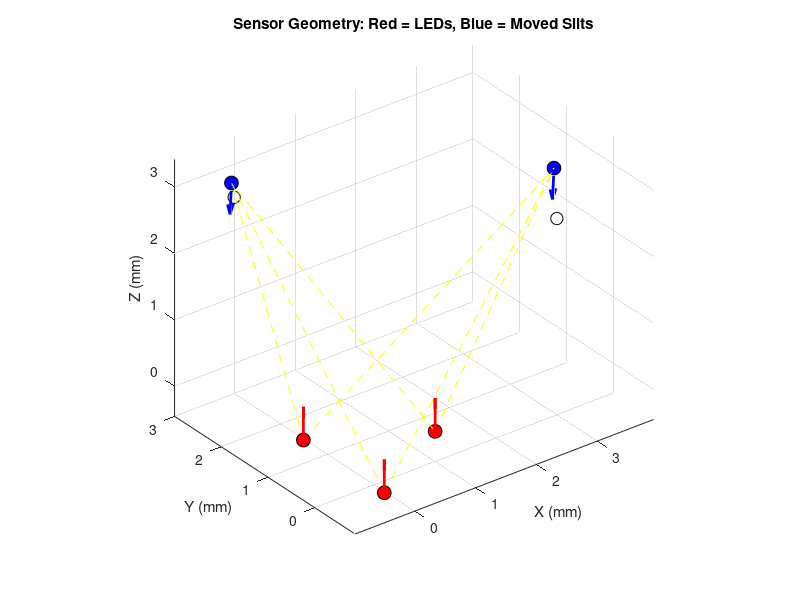

Write the MATLAB code that produced this figure.
% -------------------------------------------------------------------------
% Simplified 6DoF Optical Sensor Model (No Internal Reflections)
% -------------------------------------------------------------------------
clear; clc; close all;

%% 1. PARAMETERS TO VARY
% --- Geometrical Parameters (mm) ---
R_led = 1.0;        % Radius where the 3 LEDs are placed from center
R_slit = 3.0;       % Radius where the 2 slits are placed (Drive this to test 7mm vs 10mm PCB)
Z_gap_nom = 2.5;    % Nominal vertical gap between bottom and top plate

% --- Optical Parameters ---
I0 = 1000;          % Peak axial luminous intensity of the LED (arbitrary units)
half_angle = 30;    % LED half-intensity viewing angle in degrees (determines beam width)
m = -log(2) / log(cosd(half_angle)); % Lambertian mode order

% --- 6DoF TOP PLATE MOVEMENT (Test your poses here!) ---
tx = 0.5;   % X Translation (mm)
ty = -0.2;  % Y Translation (mm)
tz = 0.2;   % Z Translation relative to nominal gap (mm)
rx = 5;     % Roll around X-axis (degrees)
ry = -3;    % Pitch around Y-axis (degrees)
rz = 15;    % Yaw around Z-axis (degrees)

%% 2. DEFINE BASE GEOMETRY (Static Bottom Plate)
% 3 LEDs placed 120 degrees apart on the bottom plate facing UP (+Z)
theta_leds = [0, 120, 240] * pi/180;
led_pos = [R_led*cos(theta_leds); R_led*sin(theta_leds); zeros(1,3)];
led_normals = repmat([0; 0; 1], 1, 3); % All pointing straight up

% 2 Slits (e.g., one 'vertical', one 'horizontal' axis) on the Top Plate facing DOWN (-Z)
theta_slits = [0, 90] * pi/180; 
slit_pos_nominal = [R_slit*cos(theta_slits); R_slit*sin(theta_slits); Z_gap_nom*ones(1,2)];
slit_normals_nominal = repmat([0; 0; -1], 1, 2); % Facing straight down

%% 3. APPLY 6DoF TRANSFORMATION TO TOP PLATE
% Create Rotation Matrices
Rx = [1 0 0; 0 cosd(rx) -sind(rx); 0 sind(rx) cosd(rx)];
Ry = [cosd(ry) 0 sind(ry); 0 1 0; -sind(ry) 0 cosd(ry)];
Rz = [cosd(rz) -sind(rz) 0; sind(rz) cosd(rz) 0; 0 0 1];
R = Rz * Ry * Rx; % Combined rotation matrix

% Translation Vector
T = [tx; ty; tz];

% Move the slits
slit_pos_moved = zeros(3,2);
slit_normals_moved = zeros(3,2);
for i = 1:2
    % Rotate and Translate positions
    % Note: rotation is applied relative to the center [0;0;Z_gap_nom]
    centered_pos = slit_pos_nominal(:,i) - [0; 0; Z_gap_nom];
    slit_pos_moved(:,i) = (R * centered_pos) + [0; 0; Z_gap_nom] + T;
    
    % Rotate normals
    slit_normals_moved(:,i) = R * slit_normals_nominal(:,i);
end

%% 4. CALCULATE OPTICAL IRRADIANCE AT SLITS
% Initialize brightness readings for the 2 slits
slit_brightness = [0, 0]; 

for s = 1:2 % Loop through each slit
    for L = 1:3 % Loop through each LED contributing light to that slit
        
        % Vector from LED to Slit
        v = slit_pos_moved(:,s) - led_pos(:,L);
        r = norm(v); % Distance
        v_dir = v / r; % Normalized direction vector
        
        % Emission Angle (theta): Angle between LED normal and light ray
        cos_theta = dot(led_normals(:,L), v_dir);
        
        % Incidence Angle (phi): Angle between Slit normal and incoming light ray
        cos_phi = dot(slit_normals_moved(:,s), -v_dir);
        
        % Only calculate if light is actually hitting the front of the slit
        % and emitting from the front of the LED
        if cos_theta > 0 && cos_phi > 0
            % The core radiometric equation
            irradiance = (I0 * (cos_theta^m) / (r^2)) * cos_phi;
            slit_brightness(s) = slit_brightness(s) + irradiance;
        end
    end
end

%% 5. OUTPUT & VISUALIZATION
fprintf('--- Simulation Results ---\n');
fprintf('Slit 1 (0 deg) Brightness:  %.2f\n', slit_brightness(1));
fprintf('Slit 2 (90 deg) Brightness: %.2f\n', slit_brightness(2));

% Plotting the Setup
figure('Name', '6DoF Sensor Geometry', 'Color', 'w'); hold on; grid on; axis equal;
view(3); xlabel('X (mm)'); ylabel('Y (mm)'); zlabel('Z (mm)');

% Plot LEDs
scatter3(led_pos(1,:), led_pos(2,:), led_pos(3,:), 100, 'r', 'filled', 'MarkerEdgeColor', 'k');
for i=1:3, quiver3(led_pos(1,i), led_pos(2,i), led_pos(3,i), led_normals(1,i), led_normals(2,i), led_normals(3,i), 0.5, 'r', 'LineWidth', 2); end

% Plot Slits (Nominal - transparent)
scatter3(slit_pos_nominal(1,:), slit_pos_nominal(2,:), slit_pos_nominal(3,:), 80, 'k');

% Plot Slits (Moved)
scatter3(slit_pos_moved(1,:), slit_pos_moved(2,:), slit_pos_moved(3,:), 100, 'b', 'filled', 'MarkerEdgeColor', 'k');
for i=1:2, quiver3(slit_pos_moved(1,i), slit_pos_moved(2,i), slit_pos_moved(3,i), slit_normals_moved(1,i), slit_normals_moved(2,i), slit_normals_moved(3,i), 0.5, 'b', 'LineWidth', 2); end

% Draw light rays from LEDs to Slits
for s = 1:2
    for L = 1:3
        plot3([led_pos(1,L), slit_pos_moved(1,s)], [led_pos(2,L), slit_pos_moved(2,s)], [led_pos(3,L), slit_pos_moved(3,s)], 'y--', 'LineWidth', 0.5);
    end
end
title('Sensor Geometry: Red = LEDs, Blue = Moved Slits');
